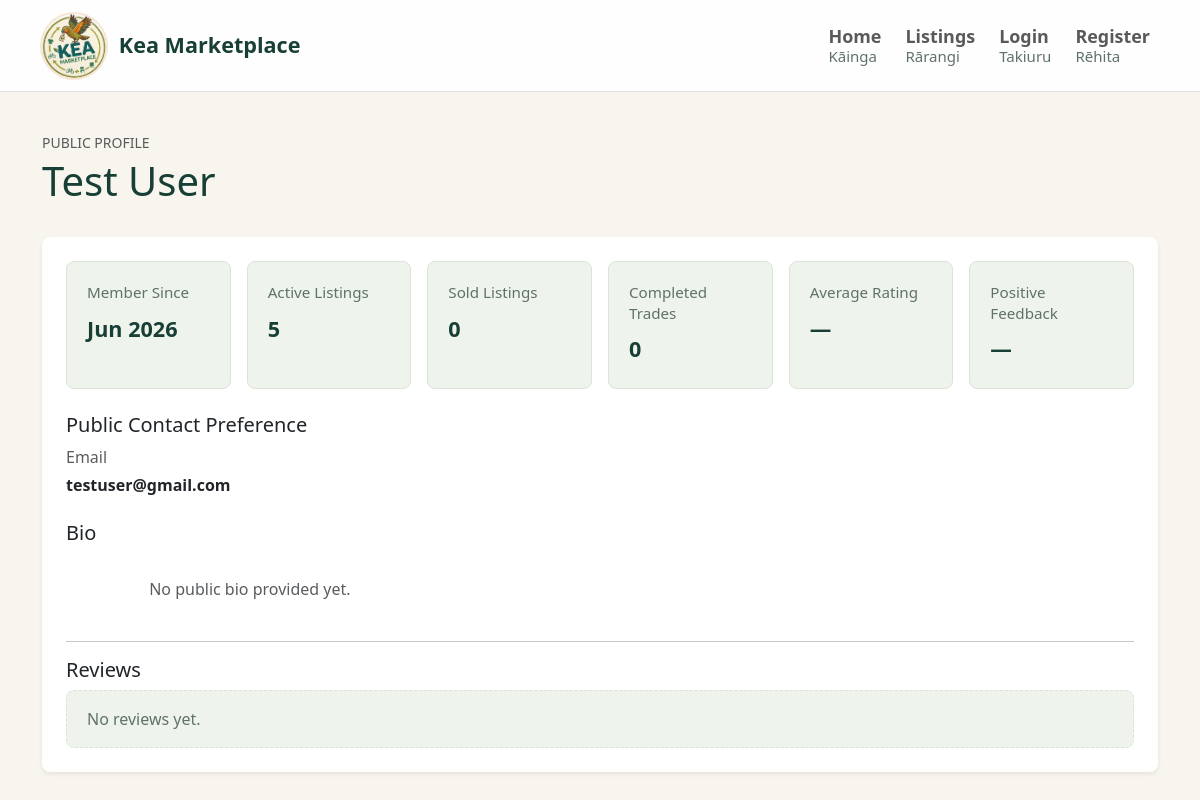
/profiles/3, run on an earlier commit of the app's database.
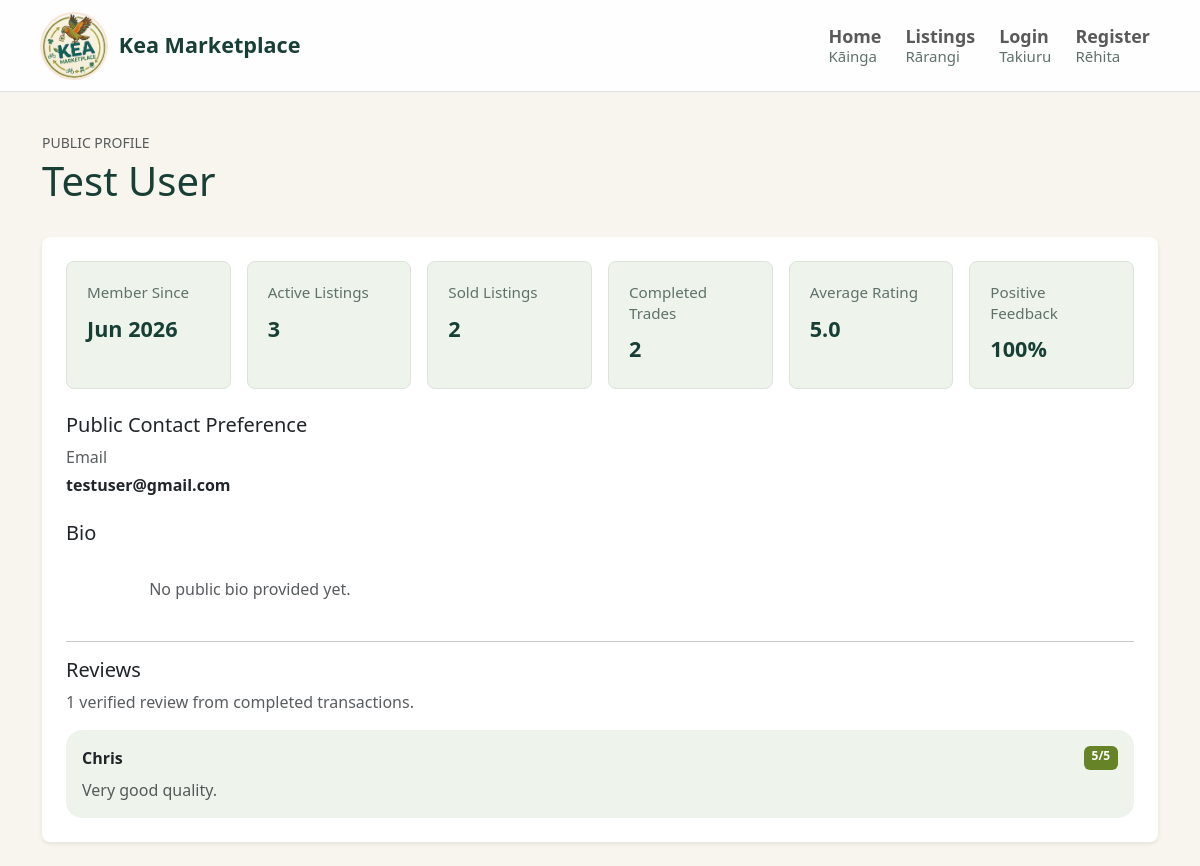
And on a later commit of the database.
### tables this page shows
CREATE TABLE reviews (
    id INTEGER PRIMARY KEY AUTOINCREMENT,
    request_id INTEGER NOT NULL,
    reviewer_id INTEGER NOT NULL,
    reviewed_user_id INTEGER NOT NULL,
    score INTEGER NOT NULL,
    comment TEXT,
    created_at TEXT NOT NULL,
    UNIQUE (request_id, reviewer_id, reviewed_user_id),
    FOREIGN KEY (request_id) REFERENCES requests(id),
    FOREIGN KEY (reviewer_id) REFERENCES users(id),
    FOREIGN KEY (reviewed_user_id) REFERENCES users(id)
);

CREATE TABLE users (
    id INTEGER PRIMARY KEY AUTOINCREMENT,
    display_name TEXT NOT NULL,
    full_name TEXT NOT NULL,
    date_of_birth TEXT NOT NULL,
    email TEXT NOT NULL UNIQUE,
    phone_number TEXT,
    preferred_contact_method TEXT NOT NULL,
    password_hash TEXT NOT NULL,
    role TEXT NOT NULL DEFAULT 'user',
    is_locked INTEGER NOT NULL DEFAULT 0,
    bio TEXT,
    created_at TEXT NOT NULL
);

### routes/profile_routes.py (the view)
@profile_bp.get("/profiles/<int:user_id>")
def view_public_profile(user_id: int) -> str:
    profile_data = profile_service.get_public_profile(user_id)
    if profile_data is None:
        abort(404)
    return render_template(
        "profile.html",
        profile=profile_data,
        is_own_profile=profile_data["id"] == session.get("user_id"),
    )

### models/db.py (called while the page is built)
def get_db() -> sqlite3.Connection:
    return DatabaseManager().get_connection()

    def __new__(cls):
        if cls._instance is None:
            cls._instance = super().__new__(cls)
        return cls._instance

    def get_connection(self) -> sqlite3.Connection:
        if "db" not in g:
            g.db = sqlite3.connect(current_app.config["DATABASE_PATH"])
            g.db.row_factory = sqlite3.Row
        return g.db

    def close_connection(self) -> None:
        db = g.pop("db", None)
        if db is not None:
            db.close()

### services/profile_service.py (called while the page is built)
    @staticmethod
    def _format_positive_feedback(review_count: int, positive_review_count: int) -> str:
        if review_count == 0:
            return "—"
        positive_feedback_rate = positive_review_count / review_count
        return "{0:.0%}".format(positive_feedback_rate)

### templates/profile.html (shortened to what the changed rows need)
{% extends "base.html" %}
{% block content %}
<div class="profile-page">
    <section class="profile-header mb-4">
        <div class="d-flex flex-column flex-md-row gap-3 justify-content-between">
            <div>
                <h1 class="mb-2">{{ profile.display_name }}</h1>
            </div>
        </div>
    </section>
    <div class="card border-0 shadow-sm profile-card">
        <div class="card-body p-4">
            <div class="trust-indicator-grid mb-4">
                <div class="trust-indicator">
                    <span class="trust-indicator-label">Active Listings</span>
                    <strong class="trust-indicator-value">
                        {{ profile.active_listing_count }}
                    </strong>
                </div>
                <div class="trust-indicator">
                    <span class="trust-indicator-label">Sold Listings</span>
                    <strong class="trust-indicator-value">
                        {{ profile.sold_listing_count }}
                    </strong>
                </div>
                <div class="trust-indicator">
                    <span class="trust-indicator-label">Completed Trades</span>
                    <strong class="trust-indicator-value">
                        {{ profile.completed_transaction_count }}
                    </strong>
                </div>
                <div class="trust-indicator">
                    <span class="trust-indicator-label">Average Rating</span>
                    <strong class="trust-indicator-value">
                        {{ profile.average_score_label }}
                    </strong>
                </div>
                <div class="trust-indicator">
                    <span class="trust-indicator-label">Positive Feedback</span>
                    <strong class="trust-indicator-value">
                        {{ profile.positive_feedback_label }}
                    </strong>
                </div>
            </div>
            <div class="mb-4">
                <h2 class="h5">Public Contact Preference</h2>
            </div>
            <div>
                <h2 class="h5">Bio</h2>
            </div>
            <div>
                <h2 class="h5">Reviews</h2>
                {% if profile.recent_reviews %}
                    <p class="text-body-secondary mb-3">
                        {{ profile.review_count }} verified
                        review{% if profile.review_count != 1 %}s{% endif %}
                        from completed transactions.
                    </p>
                    <div class="d-grid gap-3">
                        {% for review in profile.recent_reviews %}
                            <div class="rounded-4 bg-light p-3">
                                <div class="d-flex justify-content-between gap-3 mb-2">
                                    <strong>{{ review.reviewer_name }}</strong>
                                    <span class="badge text-bg-success">
                                        {{ review.score }}/5
                                    </span>
                                </div>
                                {% if review.comment %}
                                    <p class="mb-0 text-body-secondary">
                                        {{ review.comment }}
                                    </p>
                                {% else %}
                                    <p class="mb-0 text-body-secondary">
                                        No comment provided.
                                    </p>
                                {% endif %}
                            </div>
                        {% endfor %}
                    </div>
                {% else %}
                    <div class="review-empty-state" role="status">
                        <p class="mb-0">No reviews yet.</p>
                    </div>
                {% endif %}
            </div>
        </div>
    </div>
</div>
{% endblock %}

What changed in the data, as far as the page shows it:
added reviews: reviewer_name "Chris", score "5", comment "Very good quality."
Also different on the page:
{{ profile.active_listing_count }}: "5" → "3"
{{ profile.sold_listing_count }}: "0" → "2"
{{ profile.completed_transaction_count }}: "0" → "2"
{{ profile.average_score_label }}: "—" → "5.0"
{{ profile.positive_feedback_label }}: "—" → "100%"
{{ profile.review_count }}: (not shown) → "1"
text no longer shown: "No reviews yet."
text now shown: "verified review from completed transactions."
